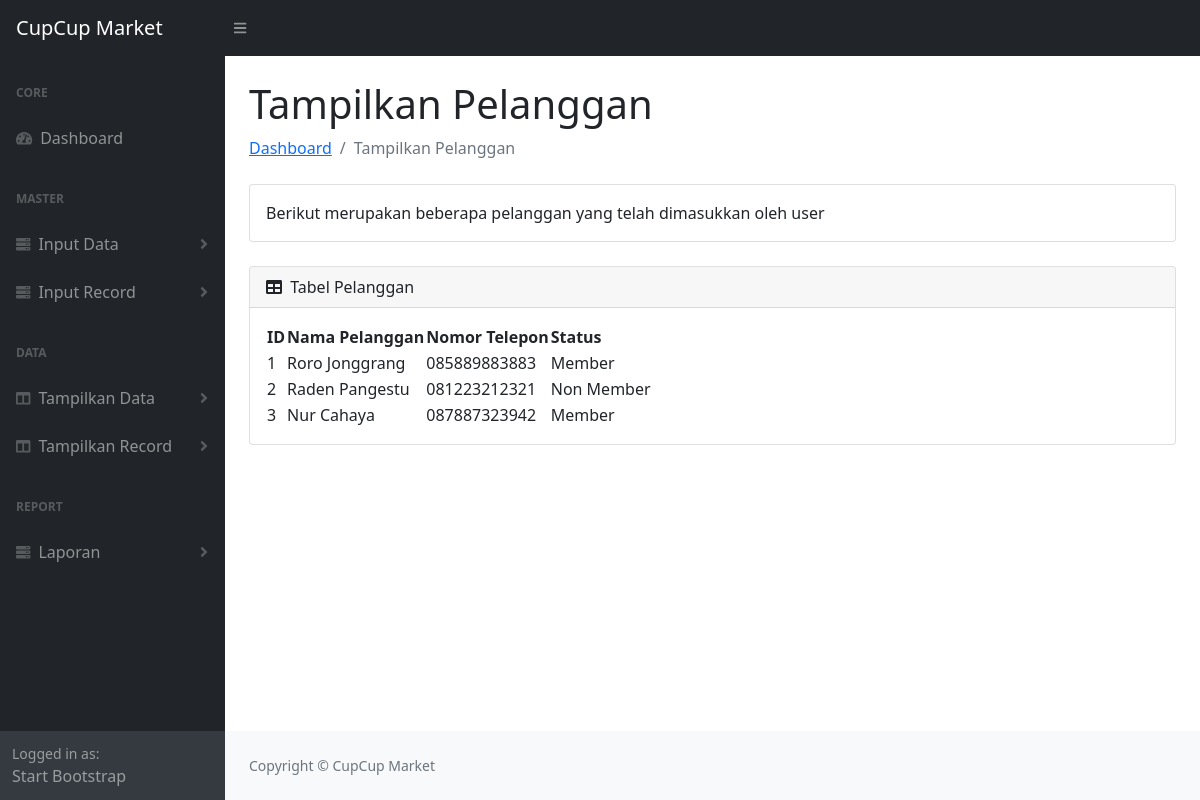
Page /tampil_pelanggan.php on the committed database.
### tables this page shows
CREATE TABLE `tb_pelanggan` (
  `id_pelanggan` int(11) NOT NULL,
  `nama_pelanggan` char(20) NOT NULL,
  `no_tlp` varchar(14) NOT NULL,
  `status` char(10) NOT NULL
);

### tampil_pelanggan.php (the view, shortened to what this page needs)
<!DOCTYPE html>
<html lang="en">
    <?php require_once("header.php");
    require_once("connect.php");?>
    <body class="sb-nav-fixed">
        <nav class="sb-topnav navbar navbar-expand navbar-dark bg-dark">
            <a class="navbar-brand ps-3" href="index.php">CupCup Market</a>
            <button class="btn btn-link btn-sm order-1 order-lg-0 me-4 me-lg-0" id="sidebarToggle" href="#!"><i class="fas fa-bars"></i></button>
        </nav>
        <div id="layoutSidenav">
            <?php require_once("sidenav_bar.php");?>
            <div id="layoutSidenav_content">
                <main>
                    <div class="container-fluid px-4">
                        <h1 class="mt-4">Tampilkan Pelanggan</h1>
                        <ol class="breadcrumb mb-4">
                            <li class="breadcrumb-item"><a href="index.php">Dashboard</a></li>
                            <li class="breadcrumb-item active">Tampilkan Pelanggan</li>
                        </ol>
                        <div class="card mb-4">
                            <div class="card-body">
                                Berikut merupakan beberapa pelanggan yang telah dimasukkan oleh user
                            </div>
                        </div>
                        <div class="card mb-4">
                            <div class="card-header">
                                <i class="fas fa-table me-1"></i>
                                Tabel Pelanggan
                            </div>
                            <div class="card-body">
                                <table id="datatablesSimple">
                                    <thead>
                                        <tr>
                                            <th>ID</th>
                                            <th>Nama Pelanggan</th>
                                            <th>Nomor Telepon</th>
                                            <th>Status</th>
                                        </tr>
                                    </thead>
                                    <tbody>
                                        <?php
                                        $query = mysqli_query($mysqli,"SELECT * FROM tb_pelanggan");
                                        while ($data = mysqli_fetch_assoc($query)){
                                            ?> <tr>
                                                <td><?php echo($data['id_pelanggan']);?></td>
                                                <td><?php echo($data['nama_pelanggan']);?></td>
                                                <td><?php echo($data['no_tlp']);?></td>
                                                <td><?php echo($data['status']);?></td>
                                            </tr> <?php
                                        } ?>
                                    </tbody>
                                </table>
                            </div>
                        </div>
                    </div>
                </main>
                <footer class="py-4 bg-light mt-auto">
                    <div class="container-fluid px-4">
                        <div class="d-flex align-items-center justify-content-between small">
                            <div class="text-muted">Copyright &copy; CupCup Market</div>
                        </div>
                    </div>
                </footer>
            </div>
        </div>
    </body>
</html>

### rows in the picture
tb_pelanggan: id_pelanggan "1", nama_pelanggan "Roro Jonggrang", no_tlp "085889883883", status "Member"
tb_pelanggan: id_pelanggan "2", nama_pelanggan "Raden Pangestu", no_tlp "081223212321", status "Non Member"
tb_pelanggan: id_pelanggan "3", nama_pelanggan "Nur Cahaya", no_tlp "087887323942", status "Member"
